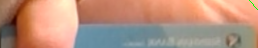
#> input picture regression_sample.png, 258 x 48 px
$ python -i PerspectiveLayer.py   (imports and definitions only)
#> lines starting #> are read from the running program, lines starting #| are printed output that depends on the picture
#> further down, picture is the input picture: shape (48, 258, 3); mean B, G, R 126.7, 145.3, 183.1
import numpy as np
import cv2
import random

def WarpedPerspectiveImage(src,out_size = 200):
#> called with out_size = 200
    height, width = src.shape[:2]
#> height = 48; width = 258

    c = np.array([[width,height,0,1],
        [-width,height,0,1],
        [-width,-height,0,1],
        [width,-height,0,1]]).transpose()

    thx = random.gauss(0,0.02)
    thy = random.gauss(0,0.02)
    thz = random.gauss(0,0.02)
    if width > height:
        thz += np.pi/2
    tz = random.randint(210,220)

    Rx = np.array([[1,0,0,0],
        [0,np.cos(thx),-np.sin(thx),0],
        [0,np.sin(thx),np.cos(thx),0],
        [0,0,0,1]])

    Ry = np.array([[np.cos(thy),0,np.sin(thy),0],
        [0,1,0,0],
        [-np.sin(thy),0,np.cos(thy),tz],
        [0,0,0,1]])

    Rz = np.array([[np.cos(thz),-np.sin(thz),0,0],
        [np.sin(thz),np.cos(thz),0,0],
        [0,0,1,0],
        [0,0,0,1]])


    rot_mat = np.matmul(Rx,Ry)
    rot_mat = np.matmul(rot_mat,Rz)
    toImage = np.array([[1,0,0,0],[0,-1,0,0]])

    xc = np.matmul(rot_mat,c)

    for i in range(4):
        xc[:3,i] /= xc[2,i]

    pts = np.transpose(np.matmul(toImage,xc)*100).astype(np.float32)
    pts -= np.min(pts,axis=0)
    # align center on x axis
    pts[:,0] += (np.max(pts)-np.max(pts,axis=0)[0])//2
    H_out = W_out = np.max(pts).astype(np.int32)
#> H_out = 238; W_out = 238
    srcpts = np.array([[width,0],[0,0],[0,height],[width,height]],dtype=np.float32)
#> srcpts = [[258, 0], [0, 0], [0, 48], [258, 48]]
    matr = cv2.getPerspectiveTransform(srcpts,pts)

    out = cv2.warpPerspective(src,matr,(W_out,H_out))
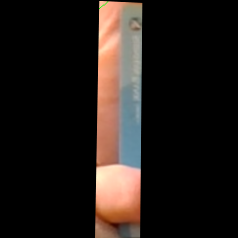
#> out: shape (238, 238, 3); mean B, G, R 23.2, 26.7, 33.7
    out_label = cv2.warpPerspective(np.ones((height, width)),matr,(W_out,H_out))

    out = cv2.resize(out,(out_size,out_size))
#> out: shape (200, 200, 3)
    out_label = cv2.resize(out_label,(out_size,out_size))
    return (out, out_label)

>>> import cv2
>>> picture = cv2.imread('../regression_sample.png')
>>> result = WarpedPerspectiveImage(picture)
